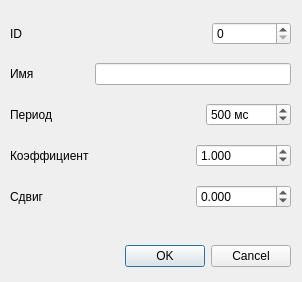
<?xml version="1.0" encoding="UTF-8"?>
<ui version="4.0">
 <class>CreateParamDialog</class>
 <widget class="QDialog" name="CreateParamDialog">
  <property name="geometry">
   <rect>
    <x>0</x>
    <y>0</y>
    <width>302</width>
    <height>282</height>
   </rect>
  </property>
  <property name="minimumSize">
   <size>
    <width>302</width>
    <height>282</height>
   </size>
  </property>
  <property name="maximumSize">
   <size>
    <width>302</width>
    <height>282</height>
   </size>
  </property>
  <property name="windowTitle">
   <string>Создать новый параметр</string>
  </property>
  <widget class="QDialogButtonBox" name="buttonBox">
   <property name="geometry">
    <rect>
     <x>20</x>
     <y>240</y>
     <width>271</width>
     <height>32</height>
    </rect>
   </property>
   <property name="orientation">
    <enum>Qt::Horizontal</enum>
   </property>
   <property name="standardButtons">
    <set>QDialogButtonBox::Cancel|QDialogButtonBox::Ok</set>
   </property>
  </widget>
  <widget class="QWidget" name="layoutWidget">
   <property name="geometry">
    <rect>
     <x>10</x>
     <y>10</y>
     <width>281</width>
     <height>211</height>
    </rect>
   </property>
   <layout class="QVBoxLayout" name="verticalLayout">
    <item>
     <layout class="QHBoxLayout" name="horizontalLayout_2" stretch="5,2">
      <item>
       <widget class="QLabel" name="idLabel">
        <property name="text">
         <string>ID</string>
        </property>
       </widget>
      </item>
      <item>
       <widget class="QSpinBox" name="idSpinBox"/>
      </item>
     </layout>
    </item>
    <item>
     <layout class="QHBoxLayout" name="horizontalLayout" stretch="2,5">
      <item>
       <widget class="QLabel" name="nameLabel">
        <property name="text">
         <string>Имя</string>
        </property>
       </widget>
      </item>
      <item>
       <widget class="QLineEdit" name="nameEdit"/>
      </item>
     </layout>
    </item>
    <item>
     <layout class="QHBoxLayout" name="horizontalLayout_3" stretch="4,1">
      <item>
       <widget class="QLabel" name="periodLabel">
        <property name="text">
         <string>Период</string>
        </property>
       </widget>
      </item>
      <item>
       <widget class="QSpinBox" name="periodSpinBox">
        <property name="suffix">
         <string> мс</string>
        </property>
        <property name="maximum">
         <number>500000</number>
        </property>
        <property name="value">
         <number>500</number>
        </property>
       </widget>
      </item>
     </layout>
    </item>
    <item>
     <layout class="QHBoxLayout" name="horizontalLayout_5" stretch="10,1">
      <item>
       <widget class="QLabel" name="factorLabel">
        <property name="text">
         <string>Коэффициент</string>
        </property>
       </widget>
      </item>
      <item>
       <widget class="QDoubleSpinBox" name="factorSpinBox">
        <property name="decimals">
         <number>3</number>
        </property>
        <property name="minimum">
         <double>-100000000000.000000000000000</double>
        </property>
        <property name="maximum">
         <double>100000000000.000000000000000</double>
        </property>
        <property name="value">
         <double>1.000000000000000</double>
        </property>
       </widget>
      </item>
     </layout>
    </item>
    <item>
     <layout class="QHBoxLayout" name="horizontalLayout_4" stretch="4,1">
      <item>
       <widget class="QLabel" name="shiftLabel">
        <property name="text">
         <string>Сдвиг</string>
        </property>
       </widget>
      </item>
      <item>
       <widget class="QDoubleSpinBox" name="shiftSpinBox">
        <property name="decimals">
         <number>3</number>
        </property>
        <property name="minimum">
         <double>-1000000000.000000000000000</double>
        </property>
        <property name="maximum">
         <double>1000000000.000000000000000</double>
        </property>
       </widget>
      </item>
     </layout>
    </item>
   </layout>
  </widget>
 </widget>
 <resources/>
 <connections>
  <connection>
   <sender>buttonBox</sender>
   <signal>accepted()</signal>
   <receiver>CreateParamDialog</receiver>
   <slot>accept()</slot>
   <hints>
    <hint type="sourcelabel">
     <x>248</x>
     <y>254</y>
    </hint>
    <hint type="destinationlabel">
     <x>157</x>
     <y>274</y>
    </hint>
   </hints>
  </connection>
  <connection>
   <sender>buttonBox</sender>
   <signal>rejected()</signal>
   <receiver>CreateParamDialog</receiver>
   <slot>reject()</slot>
   <hints>
    <hint type="sourcelabel">
     <x>316</x>
     <y>260</y>
    </hint>
    <hint type="destinationlabel">
     <x>286</x>
     <y>274</y>
    </hint>
   </hints>
  </connection>
 </connections>
</ui>
